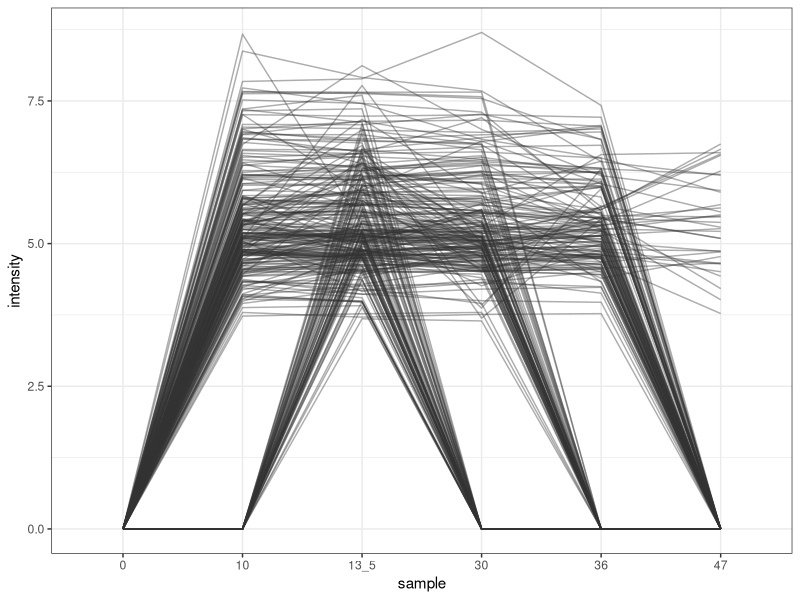

The R source for this figure: (Note: this script raises an error after producing the figure.)
###########################################################################
###################### Analysis/Plots for Paper ###########################
###########################################################################
library(reshape2)
library(dplyr)
library(ggplot2)
library(magrittr)
library(tidyr)

#################### Select Hits for Drug ########################
drug = read.csv(file="data/exp4spentmedia/Salivarius_duloxetine.csv", header = T, sep =",", quote="", na.strings = "")

##### Data preprocessing #####

### Put the raw data in tidy format
drug_comb = drug %>%
  dplyr::rename(X13_5="X13.5", X13_5.1="X13.5.1", X13_5.2="X13.5.2") %>%
  reshape2::melt(id.vars="mz", value.name="intensity") %>%
  dplyr::mutate(
    sample=gsub("X([^.]*).*", "\\1", variable),
    replicate=gsub("X([^.]*)\\.?(.*)", "\\2", variable),
    replicate=ifelse(replicate=="", "0", replicate))

### Calculate time point means across all replicates
drug_comb.avg = drug_comb %>%
  dplyr::group_by(mz, sample) %>%
  dplyr::summarise(intensity=ifelse(any(intensity==0) & !all(intensity==0), mean(intensity[which(intensity>0)]), mean(intensity)))


##### Initial filtering #####

### Select only metabolites that get newly produced by the first species:
# Select only ions that equal zero at time point 0 and not zero at time point 13_5
drug_comb.filtZ = drug_comb.avg %>% dplyr::group_by(mz) %>% dplyr::filter(any(sample == "0" & intensity < 0.5))
drug_comb.filtZ2 = drug_comb.filtZ %>% dplyr::group_by(mz) %>% dplyr::filter(any(sample == "13_5" & intensity > 0.5))

### Filter noisy data; metabolites with potential drop outs in the time series:
# Filter ions which are zero at time point 30 and have the same (+/-10 percent) intensity in 
# time points 13_5 and 36
drug_comb.filtTP = drug_comb.filtZ2 %>%
  dplyr::group_by(mz) %>%
  dplyr::filter(!any((intensity[sample == "13_5"] + 0.1*intensity[sample == "13_5"]) > intensity[sample == "36"] &
                       (intensity[sample == "13_5"] - 0.1*intensity[sample == "13_5"]) < intensity[sample == "36"] &
                       (sample == "30" & intensity < 0.5) 
  ))

# Filter ions which are zero at time point 36 and have the same (+/-10 percent) intensity in 
# time points 30 and 47
drug_comb.filtTP2 = drug_comb.filtTP %>%
  dplyr::group_by(mz) %>%
  dplyr::filter(!any((intensity[sample == "30"] + 0.1*intensity[sample == "30"]) > intensity[sample == "47"] &
                       (intensity[sample == "30"] - 0.1*intensity[sample == "30"]) < intensity[sample == "47"] &
                       (sample == "36" & intensity < 0.5)
  ))

##### Subsequent filtering to obtain the biologically relevant hits. ##### 
##### Hits are metabolites that get newly produced by the first and consumed by the second species. ##### 

### Filter metabolites that do not get consumed by the second species:
# Filter ions that do not change over time
drug_steady.ions = drug_comb.filtTP2 %>%
  dplyr::group_by(mz) %>%
  dplyr::filter(!any((abs(intensity[sample == "30"] - intensity[sample == "13_5"]) < 1) &
                       (abs(intensity[sample == "36"] - intensity[sample == "30"]) < 1) &
                       (abs(intensity[sample == "47"] - intensity[sample == "36"]) < 1) &
                       (intensity[sample == "36"] - intensity[sample == "13_5"] > -1) &
                       (intensity[sample == "47"] - intensity[sample == "30"] > -1) &
                       (intensity[sample == "47"] - intensity[sample == "13_5"] > -1 )))

### Filter metabolites that get only produced but not consumed by the second species:
# Filter ions that increase after time point 13_5
drug_increasing.ions = drug_steady.ions %>%
  dplyr::group_by(mz) %>%
  dplyr::mutate(is_hit=!any((intensity[sample == "30"] - intensity[sample == "13_5"]) > 1))

# Filter ions that increase after time point 30 with no change at time point 13.5 
drug_increasing.ions2 = drug_increasing.ions %>%
  dplyr::group_by(mz) %>%
  dplyr::mutate(is_hit=is_hit & !any(abs(intensity[sample == "30"] - intensity[sample == "13_5"]) < 1 &
                       (intensity[sample == "36"] - intensity[sample == "30"]) > 1))

# Filter ions that increase after time point 36 with no change at time point 13.5 and 30
drug_increasing.ions3 = drug_increasing.ions2 %>%
  dplyr::group_by(mz) %>%
  dplyr::mutate(is_hit=is_hit & !any(abs(intensity[sample == "30"] - intensity[sample == "13_5"]) < 1 &
                       abs(intensity[sample == "36"] - intensity[sample == "30"]) < 1 &
                       (intensity[sample == "36"] - intensity[sample == "13_5"]) > -1 &
                       (intensity[sample == "47"] - intensity[sample == "36"]) > 1))

### Filter any metabolite that gets produced by the second species even if it was consumed before:
# Filter all ions that reach zero at time point 30 or time point 36 and increase afterwards again
# to obtain the final hits
drug_finalHits = drug_increasing.ions3 %>%
  dplyr::group_by(mz) %>%
  dplyr::mutate(is_hit=is_hit & !any((intensity[sample == "30"] == 0 &
                        (intensity[sample == "36"] > 0 | intensity[sample == "47"] > 0)) |
                       (intensity[sample == "36"] == 0 & intensity[sample == "47"] > 0) ))


#drug_finalHits.old = drug_finalHits
ggplot(drug_finalHits %>% dplyr::filter(is_hit), aes(x=sample, y=intensity, group=mz, color=is_hit)) + 
  geom_line(alpha = 0.4, color = "grey20", size =0.5) + 
  theme_bw()

file_ToSave = drug_finalHits %>% 
  tidyr::spread(key=sample, value=intensity) %>% 
  dplyr::mutate(is_hit=ifelse(is_hit, "Yes", "No"))

write.table(file_ToSave, file = "reports/exp4spentmedia_metabolomics.tsv", sep = "\t", quote = F, col.names = T, row.names = F)
